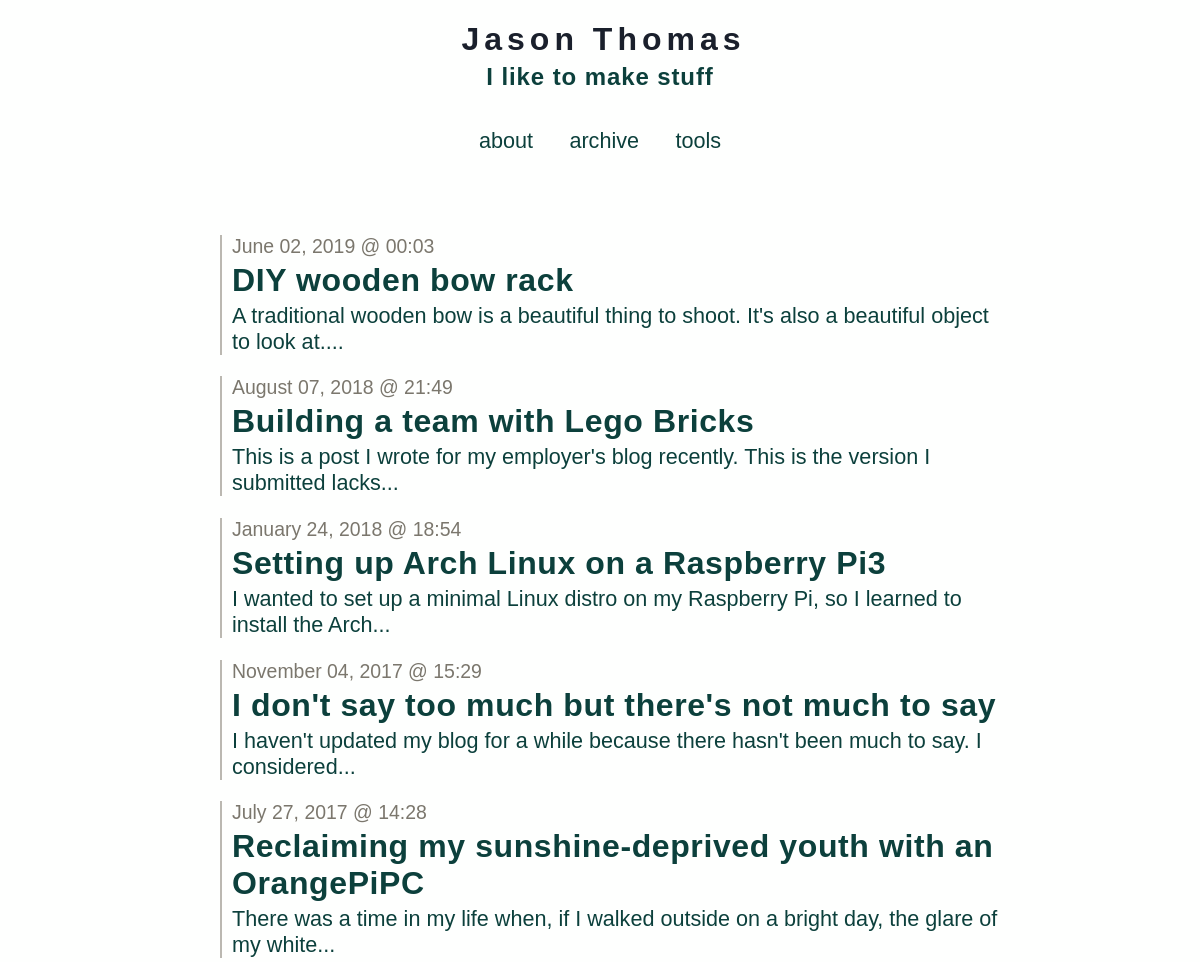
Page /archive (upper part) on the earlier database version.
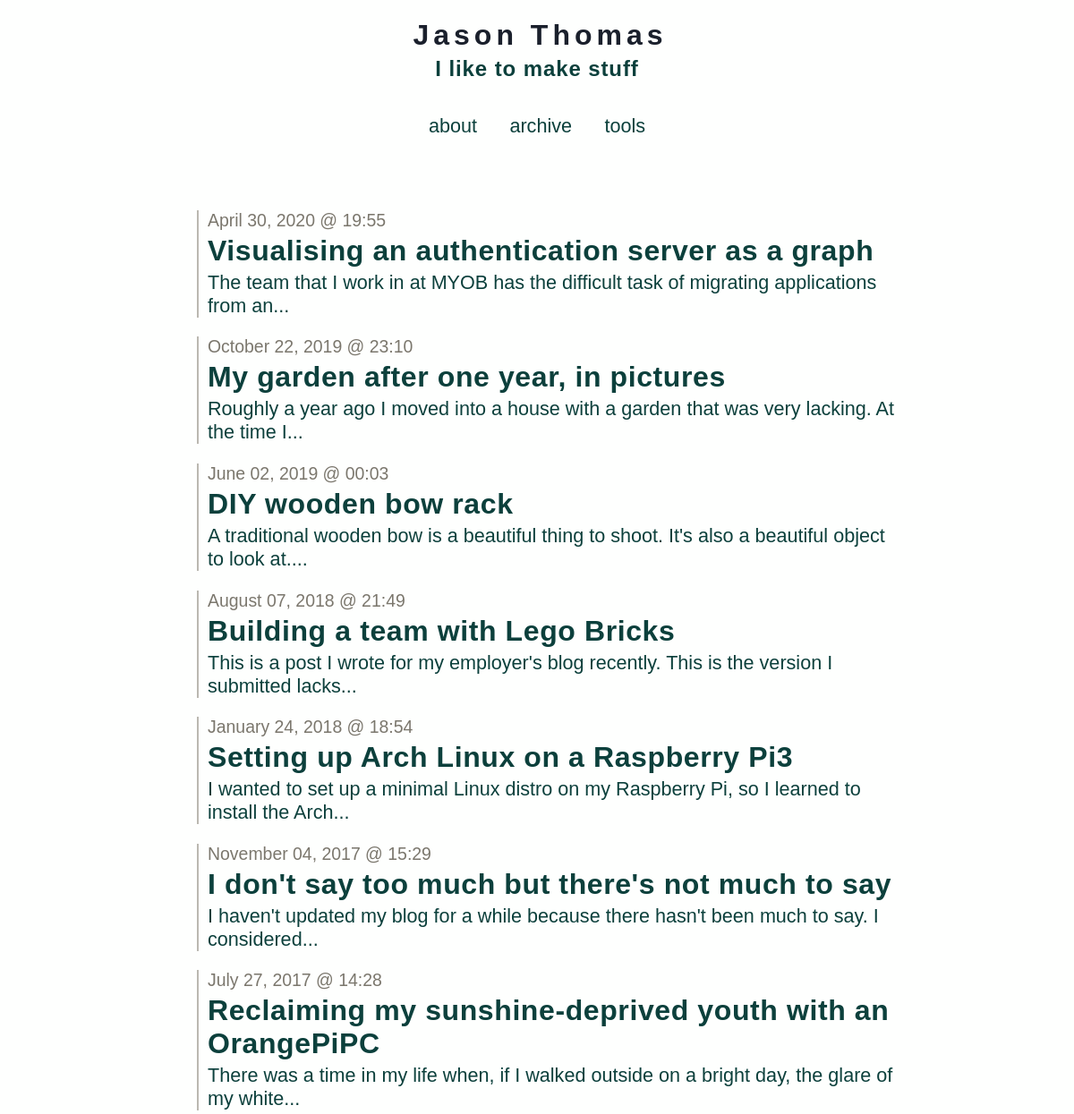
Same page on the later database version.
### tables this page shows
CREATE TABLE entries (
  id integer primary key autoincrement,
  entryDate date not null,
  title text not null,
  text text not null
);

### app.py (the view)
@app.route('/archive')
def show_archive():
    session.pop('logged_in', None)
    entries = getSqlRecords()
    return render_template('show_archive.html', entries=entries)

### app.py (called while the page is built)
def connect_db():
    return sqlite3.connect(app.config['DATABASE'])

def getSqlRecords():
    cursor = g.db.execute('select title, entryDate, text from entries order by id asc')
    entries = [dict(title=row[0], date=row[1], text=row[2]) for row in cursor.fetchall()]
    return entries

@app.before_request
def before_request():
    g.db = connect_db()

@app.teardown_request
def teardown_request(exception):
    db = getattr(g, 'db', None)
    if db is not None:
        db.close()

@app.after_request
def after_request(response):
    response.headers.set('X-Content-Type-Options', 'nosniff')
    response.headers.set('X-Frame-Options', 'DENY')
    response.headers.set('X-XSS-Protection', '1; mode=block')
    response.headers.set('Strict-Transport-Security', 'max-age=63072000')
    return response

### templates/show_archive.html
{% extends "layout.html" %}
{% block body %}
  <ul class=entries>
  {% set entry_length=entries|length %}
  {% if entry_length > 0 %}
    {% for entry in entries|reverse() %}
      {% set this_entry_i=entry_length-loop.index %}
      <li class=archiveLink value=><a href="/post?postNum={{this_entry_i}}"><p class=dateText>{{ entry.date|safe }}</p><h2>{{ entry.title }}</h2> <p>{{entry.text|striptags|truncate(100) }}</p></a>
    {% endfor %}
  {% else %}
    <li><em>Why not say something?</em>
  {% endif %}
  </ul>
{% endblock %}

### templates/layout.html (shortened to what this page needs)
<!doctype html>
<link rel="stylesheet" href="{{ url_for('static', filename='default.css') }}">
<link rel=stylesheet type=text/css href="{{ url_for('static', filename='style.css') }}">
<div class=topBanner>
  <a href="/">
    <h1>Jason Thomas</h1>
    <h4>I like to make stuff</h4>
  </a>
</div>
<div class=topLinks>
  <a href="{{ url_for('about') }}">about</a>
  <a href="{{ url_for('show_archive') }}">archive</a>
  <a href="{{ url_for('my_work') }}">tools</a>
</div>
<div class=page>
  {% block body %}{% endblock %}
</div>

### static/style.css (style rules this page uses)
a,h2,h3 { color: #0C403C; }
a:link { text-decoration: none; }
h1,h2,h3,h4 { letter-spacing: 0.6px; }
.page { margin: 3em auto; padding: .8em; max-width: 800px; }
.page a { text-decoration: underline; }
li { margin-bottom: 1em; list-style: none; padding-left:10px; border-left: 2px solid #BBB8B1; margin-left:10px; }
.archiveLink * { cursor:pointer; margin-bottom: 0.125em; margin-top: 0.125em; }
.archiveLink a { text-decoration: none; }
ul { padding-left:10px; }
.topBanner { width: 100%; text-align: center; cursor: pointer; }
.topBanner h1 { font-size: 4.0vh; margin-bottom:5px; letter-spacing:5px; margin-left:7px; color: #1A202C; }
.topBanner h4 { font-size: 3.0vh; letter-spacing:0.9px; margin-top:5px; color: #0C403C; }
.metanav, .topLinks { text-align: center; font-size: 0.9em; padding: 0.3em; }
.topLinks * { margin: 0.75em; margin-top: 0; }
.dateText { margin-bottom:0px; color: #7B776D; font-size:90%; }
h1 { font-size: 4.0vh; }
h2 { font-size: 4.0vh; }
h4 { font-size: 3.2vh; }
p, a, code, li { font-size: 2.7vh; }

Differences in the rows shown:
added entries: date "April 30, 2020 @ 19:55", title "Visualising an authentication server as a graph", text "The team that I work in at MYOB has the difficult task of migrating applications from an..."
added entries: date "October 22, 2019 @ 23:10", title "My garden after one year, in pictures", text "Roughly a year ago I moved into a house with a garden that was very lacking. At the time I..."
